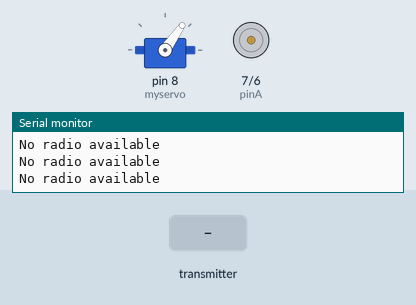
This sketch was run on a simulated Arduino Uno, built with avr-gcc and run on an emulated ATmega328P. Shown: servo, motor-driver pin pairs drawn as motors (green arrow = first pin HIGH = forward, orange = second pin HIGH = backward, longer = more drive, scaled by the enable pin), the last lines printed to the serial monitor. Inputs (shaded band) come from the test bench. No radio packets arrive unless stated.

Above: at 2.2 s.
2.3 s: the transmitter starts sending joystick.0 = 0
At 3.1 s:
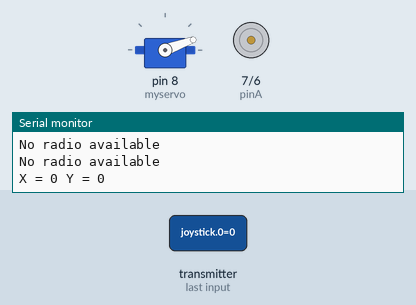
5.3 s: the transmitter starts sending joystick.1 = 256
At 5.51 s:
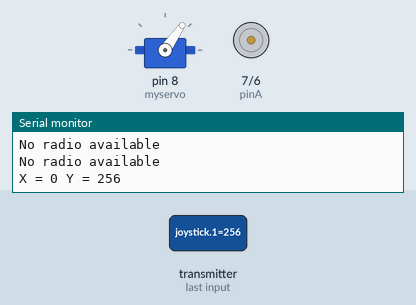
8.3 s: the transmitter starts sending joystick.0 = 512
At 8.63 s:
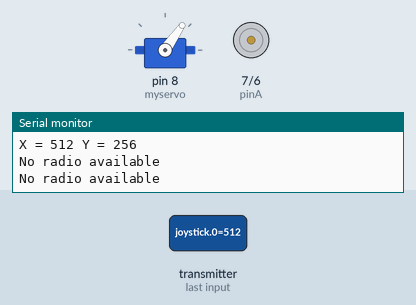
11.3 s: the transmitter starts sending joystick.1 = 0
At 11.53 s:
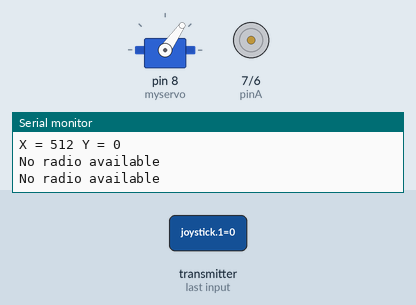
14.3 s: the transmitter starts sending joystick.0 = 256
At 14.66 s:
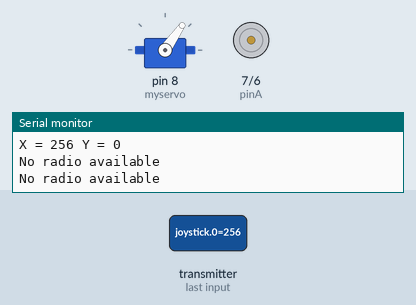
17.3 s: the transmitter starts sending joystick.1 = 1023
At 17.52 s:
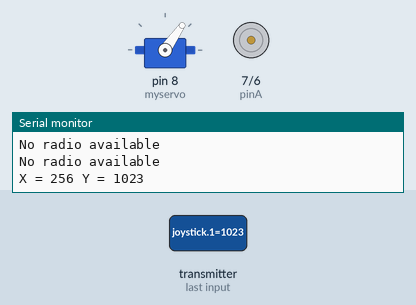
Timing chart, 0 to 21.3 s (numbered marks = the images above; inputs shaded):
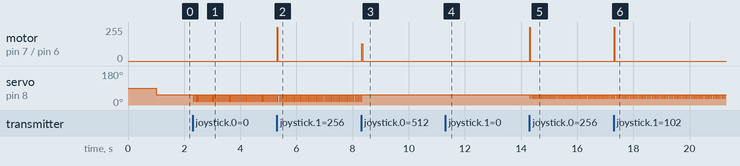

The sketch:

joystic_recieved_nrf_2nd.ino
```cpp
/* Testing nRF24L01 Receive Joystick values to NRF24l01 Module

   1 - GND
   2 - VCC 3.3V /* WARNING SHOULD BE 3.3v Not 5V
   3 - CE - Arduino pin 9
   4 - CSN - Arduino pin 10
   5 - SCK - Arduino pin 13
   6 - MOSI - Arduino pin 11
   7 - MISO - Arduino pin 12
   8 - UNUSED

/*----- Import all required Libraries -----*/

#include <SPI.h>
#include <nRF24L01.h>
#include <RF24.h>
#include <Servo.h>


/*----- Declare all constant pin to be used ----*/

#define CE_PIN   9
#define CSN_PIN 10

Servo myservo;  // create servo object to control a servo

const uint64_t pipe = 0xE8E8F0F0E1LL; // This is the transmit pipe to communicate the two module

int val;

/*-----Object Declaration ----*/

RF24 radio(CE_PIN, CSN_PIN); // Activate the Radio

/*-----Declaration of Variables -----*/

int joystick[2];  //  Two element array holding the Joystick readings

int pinA = 7; //define I1 interface
int pinB = 6; //define I2 interface
int speedpinA = 5; //enable motor A
int fspeed = 0; //define the forward spead of motor
int bspeed = 0; //define the backward spead of motor

void setup()
{  pinMode(pinA, OUTPUT);
   pinMode(pinB, OUTPUT);
   pinMode(speedpinA, OUTPUT);

  Serial.begin(9600); /* Opening the Serial Communication */
  delay(1000);
  Serial.println("Nrf24L01 Receiver Starting");
  radio.begin();
  radio.openReadingPipe(1,pipe);
  radio.startListening();;

  myservo.attach(8);
}//--(end setup )---


void loop()
{
  if ( radio.available() )
  {
    // Reading the data payload until the RX received everything
    bool done = false;
    while (!done)
    {
      // Fetching the data payload
      done = radio.read( joystick, sizeof(joystick) );
      Serial.print("X = ");
      Serial.print(joystick[0]);
      Serial.print(" Y = ");
      Serial.println(joystick[1]);

      val = (joystick[0]);
      val = map(val, 0, 1023, 20, 90);
      myservo.write(val);
      delay(15);

      if(joystick[1] <= 510){
      fspeed = map(joystick[1], 520, 0, 0, 255);
      digitalWrite(pinB, LOW);
      digitalWrite(pinA, HIGH);
      analogWrite(speedpinA, fspeed);

   }

else if(joystick[1] >= 590){
      bspeed = map(joystick[1], 518, 1023, 0, 255);
      digitalWrite(pinA, LOW);
      digitalWrite(pinB, HIGH);
      analogWrite(speedpinA, bspeed);
   }
else{
      digitalWrite(pinB, LOW);
      digitalWrite(pinA, LOW);
      analogWrite(speedpinA, 0);
}


    }
  }
  else
  {
      Serial.println("No radio available");
      myservo.write(55);
      digitalWrite(pinB, LOW);
      digitalWrite(pinA, LOW);
      analogWrite(speedpinA, 0);
  }


}
```

Measured:
- after the input at 2.3 s, servo on pin 8 (myservo): alternates 55° for 0.03 s and 20° for 0.02 s, starting at once
- after the input at 5.3 s, motor on pin 7 (pinA) / pin 6 (pinB): stopped → forward 255/255 after 0.02 s instead of 3.0 s
- after the input at 8.3 s, motor on pin 7 (pinA) / pin 6 (pinB): stopped → forward 129/255 at once, → stopped 0.02 s later; servo on pin 8 (myservo): goes on until 8.3 s, then stays 55°
- after the input at 11.3 s, motor on pin 7 (pinA) / pin 6 (pinB): stays stopped (without the input it goes to forward 129/255 after 3.0 s)
- after the input at 14.3 s, motor on pin 7 (pinA) / pin 6 (pinB): stopped → forward 255/255 at once, → stopped 0.02 s later; servo on pin 8 (myservo): alternates 55° for 0.04 s and 37° for 0.02 s, starting at once
- after the input at 17.3 s, motor on pin 7 (pinA) / pin 6 (pinB): stopped → forward 255/255 at once, → stopped 0.02 s later
